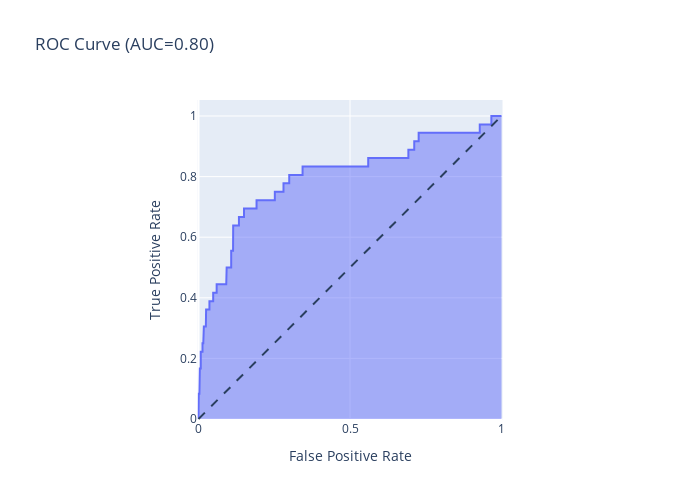

The code cell stored with this chart in its notebook:
### Code cell
# Predict on y test
y_pred_gbm = best_model.predict_proba(X_test_gbm)[::,1]

# Assuming y_pred and y_true are the predicted and true labels, respectively
fpr, tpr, _ = roc_curve(y_test_gbm, y_pred_gbm)

# Compute AUC (Area Under the Curve)
auc = roc_auc_score(y_test_gbm, y_pred_gbm)

# first attempt
roc_auc_score(y_test_gbm,y_pred_gbm)

fig_rf_auc = px.area(
    x=fpr, y=tpr,
    title=f'ROC Curve (AUC={auc:.2f})',
    labels=dict(x='False Positive Rate', y='True Positive Rate'),
    width=700, height=500
)
fig_rf_auc.add_shape(
    type='line', line=dict(dash='dash'),
    x0=0, x1=1, y0=0, y1=1
)

fig_rf_auc.update_yaxes(scaleanchor="x", scaleratio=1)
fig_rf_auc.update_xaxes(constrain='domain')
fig_rf_auc.show()

### Figure 1 — Plotly figure (JSON) as saved in the notebook; plotly's stock layout.template omitted (floating-point values rounded to 4 significant figures)
{"data": [{"hovertemplate": "False Positive Rate=%{x}<br>True Positive Rate=%{y}<extra></extra>", "legendgroup": "", "line": {"color": "#636efa"}, "marker": {"symbol": "circle"}, "mode": "lines", "name": "", "orientation": "v", "showlegend": false, "stackgroup": "1", "type": "scatter", "x": [0, 0, 0.0008807, 0.0008807, 0.003082, 0.003082, 0.004403, 0.004403, 0.007486, 0.007486, 0.01321, 0.01321, 0.01585, 0.01585, 0.01761, 0.01761, 0.02422, 0.02422, 0.0251, 0.0251, 0.03611, 0.03611, 0.04844, 0.04844, 0.05989, 0.05989, 0.09159, 0.09159, 0.09291, 0.09291, 0.1079, 0.1079, 0.114, 0.114, 0.1145, 0.1145, 0.1334, 0.1334, 0.1502, 0.1502, 0.1915, 0.1915, 0.2519, 0.2519, 0.2805, 0.2805, 0.2963, 0.2972, 0.2994, 0.2994, 0.3435, 0.3435, 0.358, 0.3589, 0.5214, 0.5222, 0.5465, 0.5473, 0.5601, 0.5601, 0.5641, 0.5649, 0.5694, 0.5707, 0.5786, 0.5795, 0.668, 0.6689, 0.6904, 0.6918, 0.6926, 0.6926, 0.697, 0.6984, 0.712, 0.712, 0.7266, 0.7266, 0.7684, 0.7693, 0.7706, 0.7723, 0.7732, 0.7741, 0.7917, 0.7926, 0.8292, 0.83, 0.8873, 0.8882, 0.8943, 0.8961, 0.9089, 0.9102, 0.9133, 0.9141, 0.9185, 0.9199, 0.9207, 0.926, 0.9269, 0.9282, 0.9282, 0.9494, 0.9502, 0.9665, 0.9665, 1], "xaxis": "x", "y": [0, 0.02778, 0.02778, 0.08333, 0.08333, 0.1389, 0.1389, 0.1667, 0.1667, 0.2222, 0.2222, 0.25, 0.25, 0.2778, 0.2778, 0.3056, 0.3056, 0.3333, 0.3333, 0.3611, 0.3611, 0.3889, 0.3889, 0.4167, 0.4167, 0.4444, 0.4444, 0.4722, 0.4722, 0.5, 0.5, 0.5556, 0.5556, 0.6111, 0.6111, 0.6389, 0.6389, 0.6667, 0.6667, 0.6944, 0.6944, 0.7222, 0.7222, 0.75, 0.75, 0.7778, 0.7778, 0.7778, 0.7778, 0.8056, 0.8056, 0.8333, 0.8333, 0.8333, 0.8333, 0.8333, 0.8333, 0.8333, 0.8333, 0.8611, 0.8611, 0.8611, 0.8611, 0.8611, 0.8611, 0.8611, 0.8611, 0.8611, 0.8611, 0.8611, 0.8611, 0.8889, 0.8889, 0.8889, 0.8889, 0.9167, 0.9167, 0.9444, 0.9444, 0.9444, 0.9444, 0.9444, 0.9444, 0.9444, 0.9444, 0.9444, 0.9444, 0.9444, 0.9444, 0.9444, 0.9444, 0.9444, 0.9444, 0.9444, 0.9444, 0.9444, 0.9444, 0.9444, 0.9444, 0.9444, 0.9444, 0.9444, 0.9722, 0.9722, 0.9722, 0.9722, 1, 1], "yaxis": "y"}], "layout": {"height": 500, "legend": {"tracegroupgap": 0}, "shapes": [{"line": {"dash": "dash"}, "type": "line", "x0": 0, "x1": 1, "y0": 0, "y1": 1}], "title": {"text": "ROC Curve (AUC=0.80)"}, "width": 700, "xaxis": {"anchor": "y", "constrain": "domain", "domain": [0, 1], "title": {"text": "False Positive Rate"}}, "yaxis": {"anchor": "x", "domain": [0, 1], "scaleanchor": "x", "scaleratio": 1, "title": {"text": "True Positive Rate"}}}}
